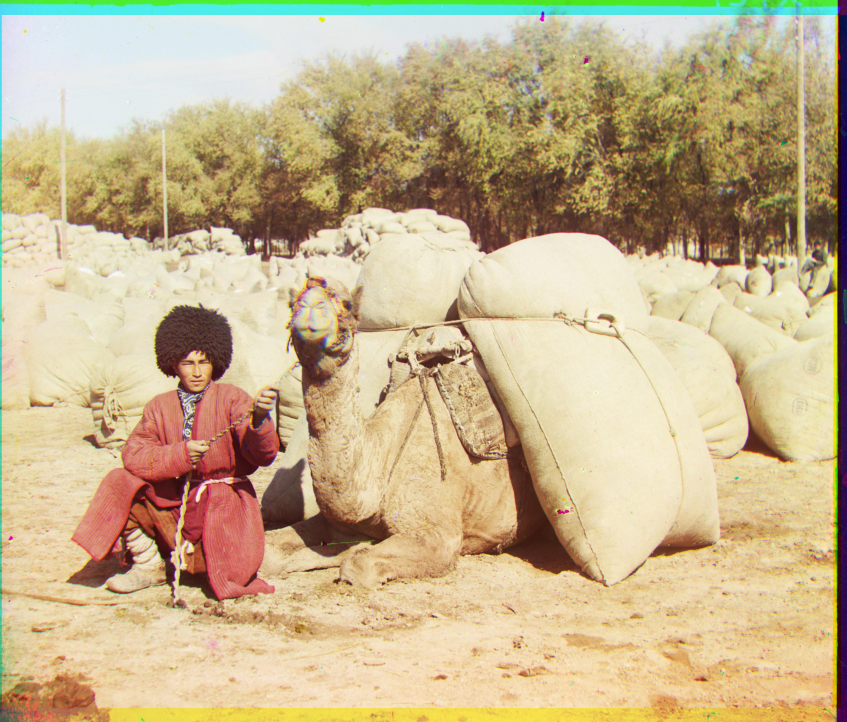
#> input picture proj1/outputs/camel.jpg, 3385 x 2888 px (shown at 1/4 size); its folder holds only this picture in this run
$ python colorize.py --input_file outputs/camel.jpg
#> lines starting #> are read from the running program, lines starting #| are printed output that depends on the picture
# CS194-26 (CS294-26): Project 1 starter Python code

# these are just some suggested libraries
# instead of scikit-image you could use matplotlib and opencv to read, write, and display images

import json
import numpy as np
import skimage as sk
import skimage.io as skio
import time
import argparse
import os


args = argparse.ArgumentParser()
args.add_argument("--input_file")
args = args.parse_args()

imname = args.input_file
output_file = f"outputs/{args.input_file}"

base_name, _ = os.path.splitext(output_file)
output_file = base_name + ".jpg"


# [50 lines left out: functions align, multi_scale_align, not called in this run]


# read in the image
im = skio.imread(imname)
#> im is the input picture: shape (2888, 3385, 3); mean R, G, B 198.5, 179.8, 142.2
# convert to double (might want to do this later on to save memory)
im = sk.img_as_float(im)

# compute the height of each part (just 1/3 of total)
height = np.floor(im.shape[0] / 3.0).astype(int)
#> height = 962
print(im.shape)
#| (2888, 3385, 3)
# separate color channels
b = im[:height]
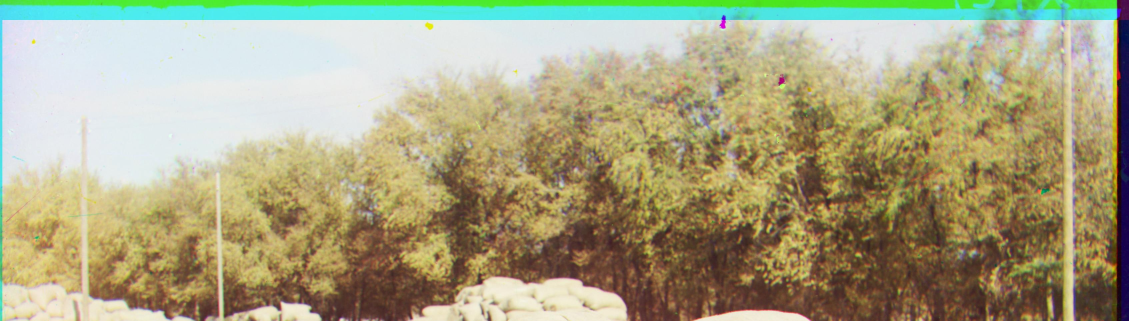
#> b: shape (962, 3385, 3) float64 (shown at 1/3 size); mean R, G, B 0.661, 0.647, 0.516
g = im[height : 2 * height]
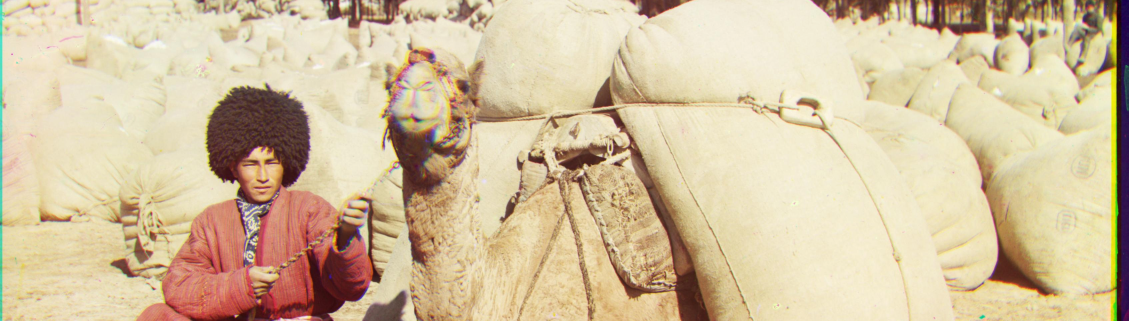
#> g: shape (962, 3385, 3) float64 (shown at 1/3 size); mean R, G, B 0.832, 0.756, 0.626
r = im[2 * height : 3 * height]
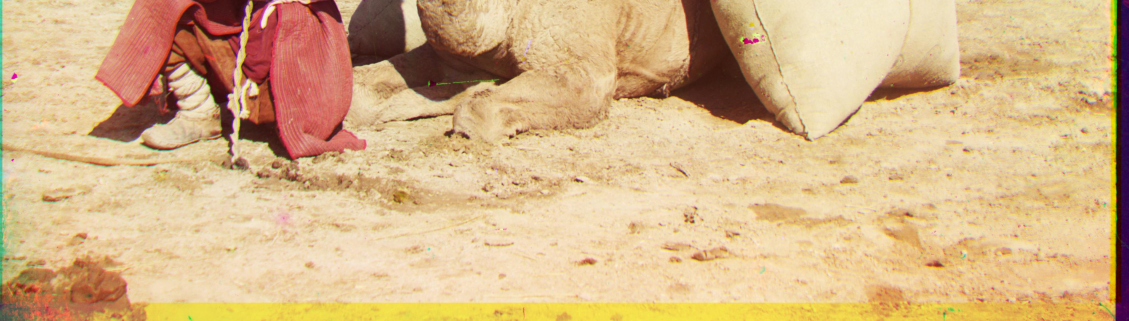
#> r: shape (962, 3385, 3) float64 (shown at 1/3 size); mean R, G, B 0.842, 0.712, 0.532


def crop(a):
#> (the run stopped early here; a loop or call above may not have finished)

$ run again, on proj1/outputs/harvesters.jpg
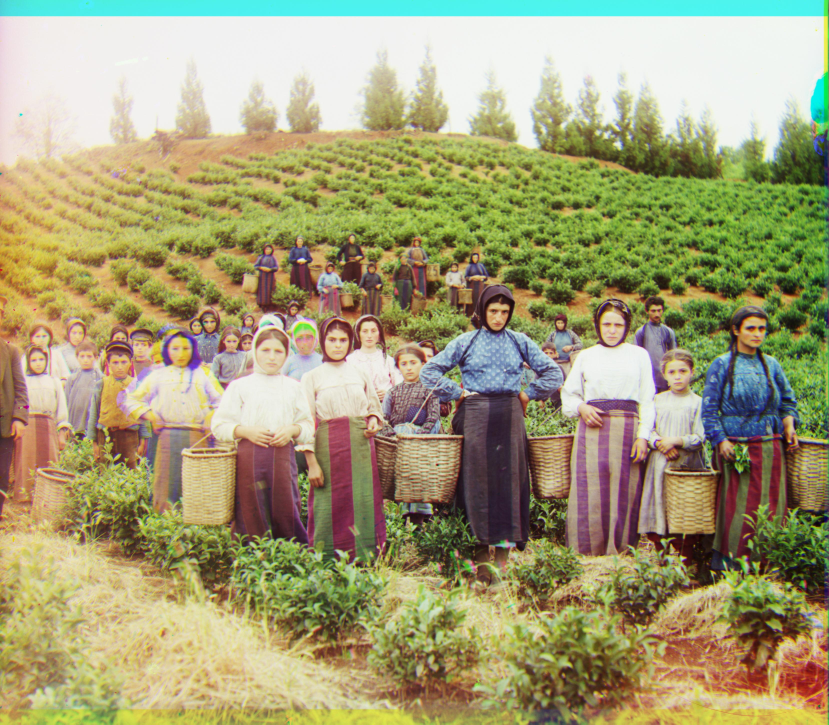
#> input picture proj1/outputs/harvesters.jpg, 3314 x 2897 px (shown at 1/4 size)
#> im is the input picture: shape (2897, 3314, 3); mean R, G, B 163.7, 158.6, 118.7
#| (2897, 3314, 3)
#> `g = im[height : 2 * height]`:
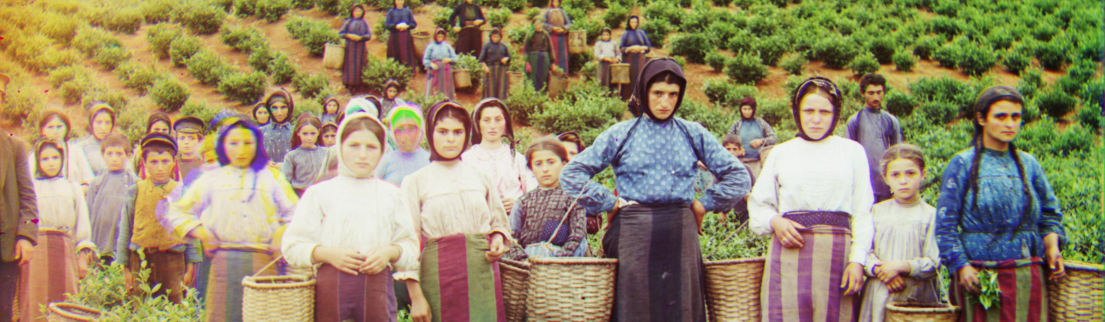
#> g: shape (965, 3314, 3) float64 (shown at 1/3 size); mean R, G, B 0.592, 0.538, 0.414
#> `r = im[2 * height : 3 * height]`:
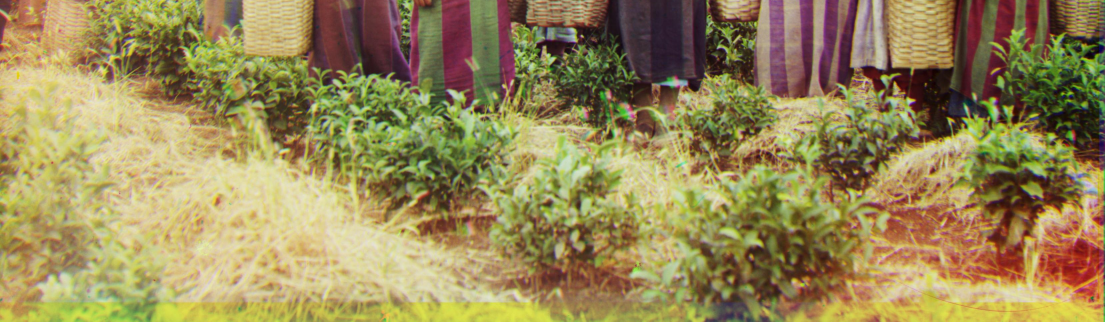
#> r: shape (965, 3314, 3) float64 (shown at 1/3 size); mean R, G, B 0.603, 0.541, 0.345

$ run again, on proj1/outputs/italil.jpg
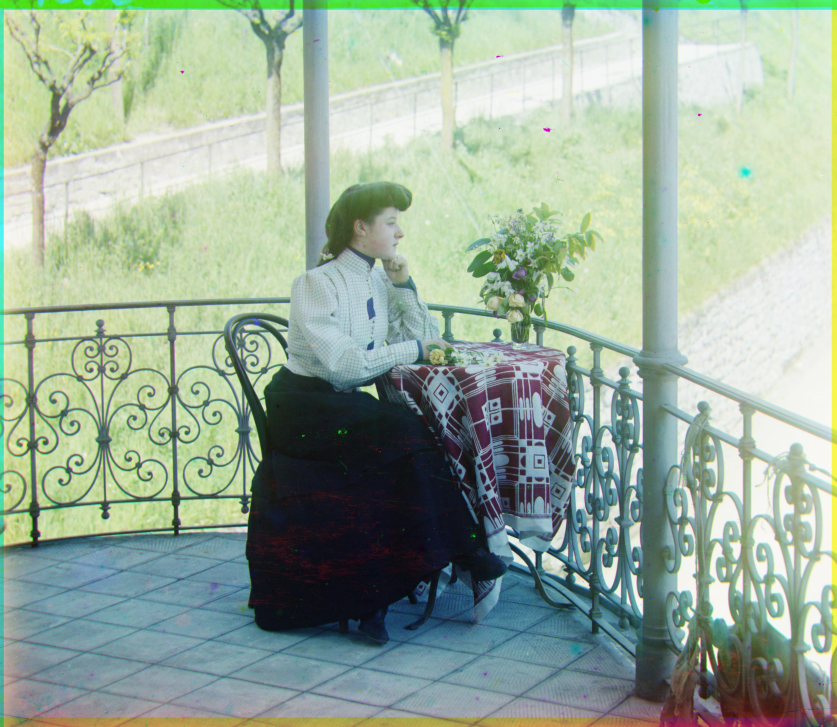
#> input picture proj1/outputs/italil.jpg, 3348 x 2908 px (shown at 1/4 size)
#> im is the input picture: shape (2908, 3348, 3); mean R, G, B 153, 171.5, 154.2
#| (2908, 3348, 3)
#> `g = im[height : 2 * height]`:
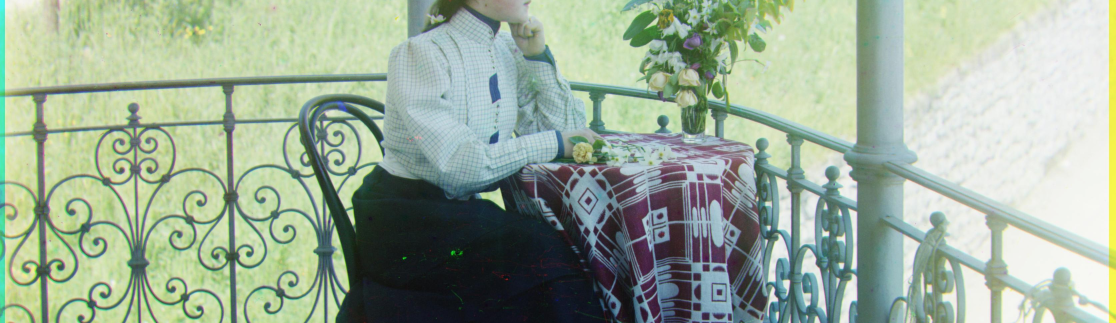
#> g: shape (969, 3348, 3) float64 (shown at 1/3 size); mean R, G, B 0.613, 0.678, 0.6
#> `r = im[2 * height : 3 * height]`:
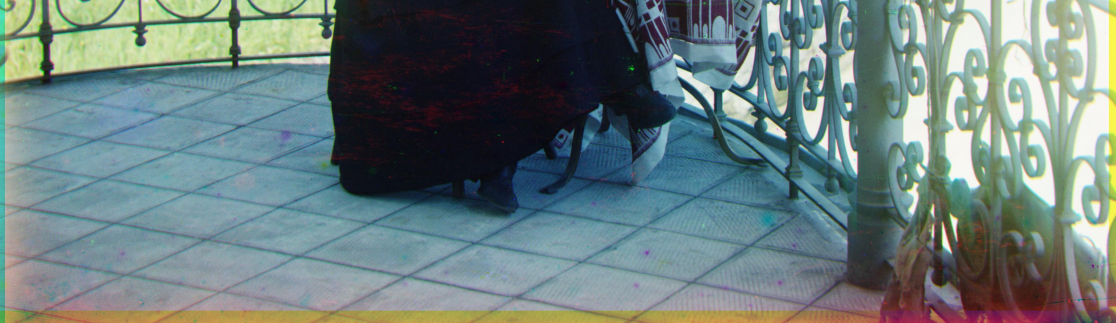
#> r: shape (969, 3348, 3) float64 (shown at 1/3 size); mean R, G, B 0.419, 0.49, 0.487

$ run again, on proj1/outputs/lastochikino.jpg
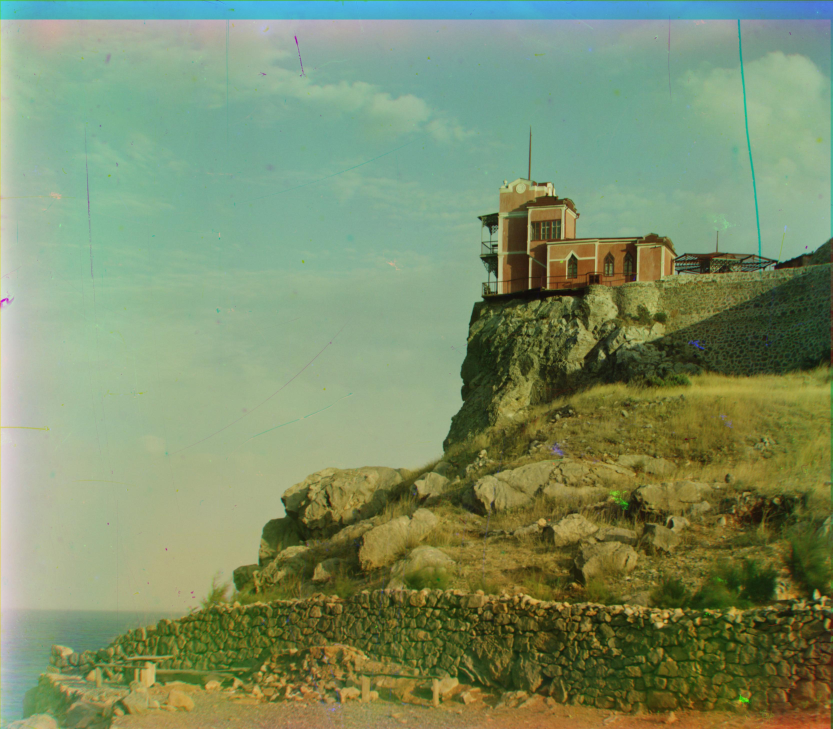
#> input picture proj1/outputs/lastochikino.jpg, 3330 x 2916 px (shown at 1/4 size)
#> im is the input picture: shape (2916, 3330, 3); mean R, G, B 125.1, 142.5, 104.7
#| (2916, 3330, 3)
#> `g = im[height : 2 * height]`:
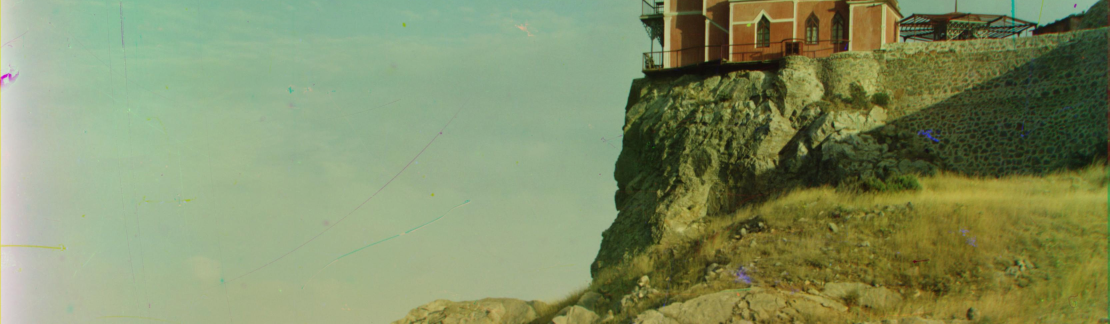
#> g: shape (972, 3330, 3) float64 (shown at 1/3 size); mean R, G, B 0.512, 0.562, 0.399
#> `r = im[2 * height : 3 * height]`:
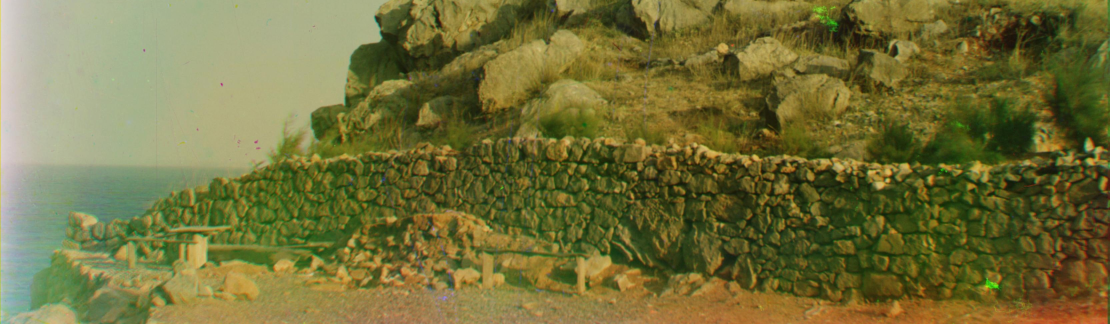
#> r: shape (972, 3330, 3) float64 (shown at 1/3 size); mean R, G, B 0.454, 0.444, 0.234

$ run again, on proj1/outputs/church.jpg
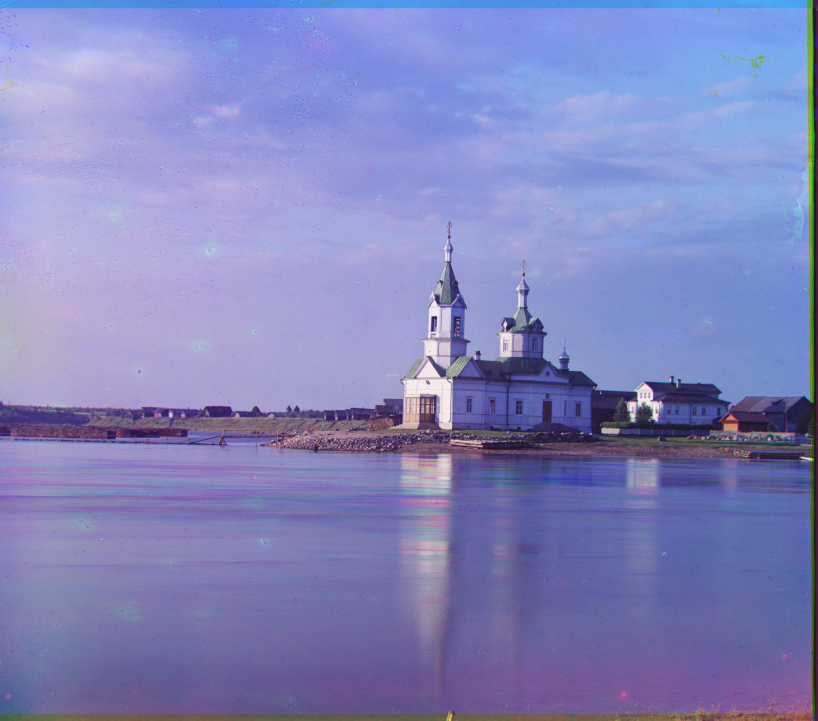
#> input picture proj1/outputs/church.jpg, 3271 x 2881 px (shown at 1/4 size)
#> im is the input picture: shape (2881, 3271, 3); mean R, G, B 130.4, 133, 188.1
#| (2881, 3271, 3)
#> `g = im[height : 2 * height]`:
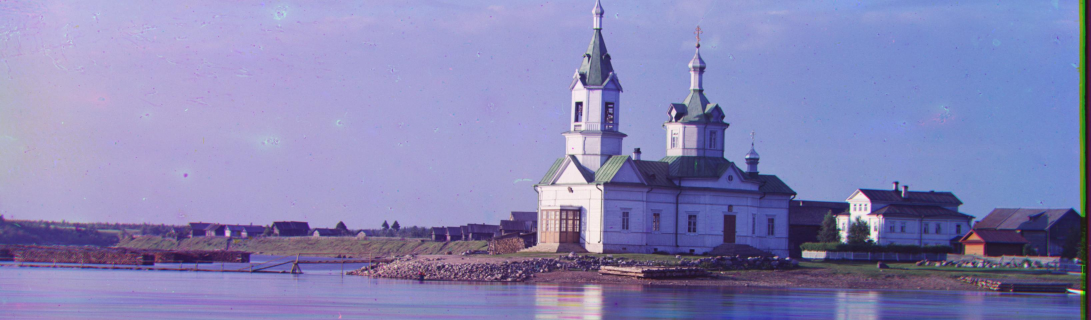
#> g: shape (960, 3271, 3) float64 (shown at 1/3 size); mean R, G, B 0.531, 0.523, 0.71
#> `r = im[2 * height : 3 * height]`:
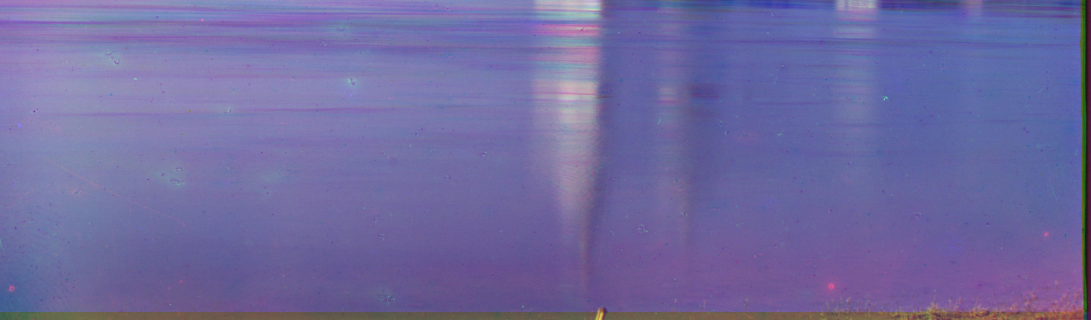
#> r: shape (960, 3271, 3) float64 (shown at 1/3 size); mean R, G, B 0.439, 0.418, 0.629
